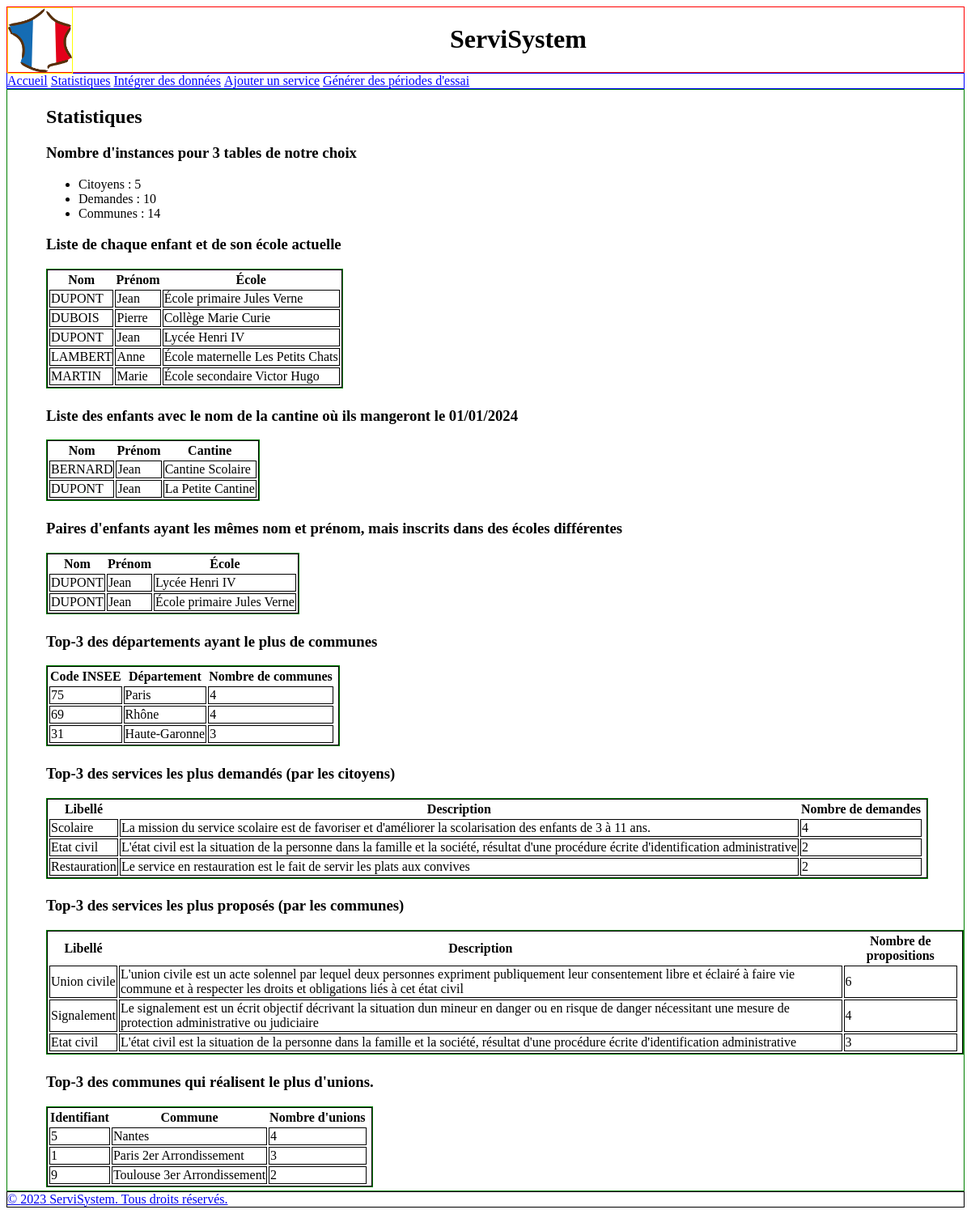
/index.php?page=statistiques, run on the app's committed database.
### tables this page shows
CREATE TABLE Inscrit(
	idInscrit INT AUTO_INCREMENT,
   nom VARCHAR(50),
   prénom VARCHAR(50),
   classe VARCHAR(50),
   premiereInscription BOOLEAN ,
   idLieu INT NOT NULL,
   PRIMARY KEY(idInscrit),
   FOREIGN KEY(nom, prénom) REFERENCES Enfant(nom, prénom),
   FOREIGN KEY(idLieu) REFERENCES École(idLieu)
)DEFAULT CHARSET=utf8;

CREATE TABLE Manger(
   nom VARCHAR(50),
   prénom VARCHAR(50),
   périodeDonnée DATE,
   nbJoursAbsence INT,
   dateC DATE NOT NULL,
   PRIMARY KEY(nom, prénom),
   FOREIGN KEY(nom, prénom) REFERENCES Enfant(nom, prénom),
   FOREIGN KEY(dateC) REFERENCES Période(dateC)
)DEFAULT CHARSET=utf8;

CREATE TABLE Enfant(
   nom VARCHAR(50),
   prénom VARCHAR(50),
   nom_C VARCHAR(50),
   adresse VARCHAR(100),
   FOREIGN KEY(nom_C, adresse) REFERENCES Cantine(nom, adresse),
   PRIMARY KEY(nom, prénom)
)DEFAULT CHARSET=utf8;

CREATE TABLE Commune(
   idCommune INT AUTO_INCREMENT ,
   codePostal INT,
   nom VARCHAR(50),
   coordonnées TEXT(100),
   codeINSEE_3 INT(100),
   adresseMairie TEXT(100),
    codeINSEE_2 INT,
   PRIMARY KEY(idCommune),
   FOREIGN KEY(codeINSEE_2) REFERENCES Département(codeINSEE_2)
)DEFAULT CHARSET=utf8;

### inc/includes.php (called while the page is built, shortened)
<?php
$nomSite = "ServiSystem";
$styleCSS = "css/style.css";
?>

### modele/modele.php (called while the page is built, shortened)
<?php
function countInstances($connexion, $nomTable) {
	$requete = "SELECT COUNT(*) AS nb FROM $nomTable";
	$res = mysqli_query($connexion, $requete);
	if($res != FALSE) {
		$row = mysqli_fetch_assoc($res);
		return $row['nb'];
	}
	return -1;
}
function getChildsAndSchool($connexion) {
	$requete = "SELECT I.nom, I.prénom, Ec.nom école FROM Inscrit I RIGHT OUTER JOIN École Ec ON I.idLieu= Ec.idLieu";
	$res = mysqli_query($connexion, $requete);
	$liste = mysqli_fetch_all($res, MYSQLI_ASSOC);
	return $liste;
}
function getChildsAndCanteen($connexion, $date) {
	$requete = "SELECT M.nom, M.prénom, E.nom_C cantine FROM `Manger` M NATURAL JOIN `Enfant` E WHERE dateC = '" . formatDate($date) . "'";
	$res = mysqli_query($connexion, $requete);
	$instances = mysqli_fetch_all($res, MYSQLI_ASSOC);
	return $instances;
}
function getHomonymsAndSchool($connexion) {
	$requete = "SELECT I1.nom, I1.prénom , E.nom école FROM Inscrit I1 INNER JOIN Inscrit I2 INNER JOIN École E ON I1.nom = I2.nom AND I1.prénom = I2.prénom AND I1.idLieu != I2.idLieu WHERE I1.idLieu = E.idLieu";
	$res = mysqli_query($connexion, $requete);
	$instances = mysqli_fetch_all($res, MYSQLI_ASSOC);
	return $instances;
}
function getTop3Departments($connexion) {
	$requete = "SELECT D.codeINSEE_2 codeINSEE, D.nom nomDépartement, COUNT(C.idCommune) nbCommunes FROM Département D LEFT JOIN Commune C ON D.codeINSEE_2 = C.codeINSEE_2 GROUP BY D.codeINSEE_2, D.nom ORDER BY nbCommunes DESC LIMIT 3";
	$res = mysqli_query($connexion, $requete);
	$instances = mysqli_fetch_all($res, MYSQLI_ASSOC);
	return $instances;
}
function getTop3RequestedServices($connexion) {
	$requete = "SELECT D.libellé, S.description, COUNT(E.idDemande) nbDemandes FROM Demande D JOIN Effectuer E ON D.idDemande = E.idDemande NATURAL JOIN Service S GROUP BY D.libellé ORDER BY nbDemandes DESC LIMIT 3";
	$res = mysqli_query($connexion, $requete);
	$instances = mysqli_fetch_all($res, MYSQLI_ASSOC);
	return $instances;
}
function getTop3OfferedServices($connexion) {
	$requete = "SELECT P.libellé,S.description, COUNT(P.idCommune) AS nbServices FROM Proposer P NATURAL JOIN  Service S WHERE P.libellé= S.libellé GROUP BY P.libellé ORDER BY nbServices DESC LIMIT 3";
	$res = mysqli_query($connexion, $requete);
	$instances = mysqli_fetch_all($res, MYSQLI_ASSOC);
	return $instances;
}
function getTop3Municipalities($connexion) {
	$requete = "SELECT C.idCommune, C.nom commune, COUNT(UC.idDemande) AS nbUnions FROM Commune C JOIN Proposer P ON C.idCommune = P.idCommune JOIN Service S ON P.libellé = S.libellé JOIN Demande D ON S.libellé = D.libellé JOIN Union_civile UC ON D.idDemande = UC.idDemande GROUP BY C.idCommune, C.nom ORDER BY nbUnions DESC LIMIT 3 ";
	$res = mysqli_query($connexion, $requete);
	$instances = mysqli_fetch_all($res, MYSQLI_ASSOC);
	return $instances;
}
function formatDate($date) {
	$year = $date->format('Y');
	$month = $date->format('m');
	$day = $date->format('d');
	return "$year-$month-$day";
}
?>

### controleurs/controleurStatistiques.php (called while the page is built, shortened)
<?php
    $nbCitoyens = countInstances($connexion, "Citoyen");
    $nbDemandes = countInstances($connexion, "Demande");
    $nbCommunes = countInstances($connexion, "Commune");
    $listeEnfantsEcole = getChildsAndSchool($connexion);
    $listeEnfantsCantine = getChildsAndCanteen($connexion, new DateTime('2024-01-01'));
    $listeHomonymesEcole = getHomonymsAndSchool($connexion);
    $topDepartements = getTop3Departments($connexion);
    $topRequestedServices = getTop3RequestedServices($connexion);
    $topOfferedServices = getTop3OfferedServices($connexion);
    $topMunicipalities = getTop3Municipalities($connexion);
?>

### vues/vueStatistiques.php (the view)
<h2>Statistiques</h2>
<h3>Nombre d'instances pour 3 tables de notre choix</h3>
<ul>
    <li>Citoyens : <?= $nbCitoyens ?></li>
    <li>Demandes : <?= $nbDemandes ?></li>
    <li>Communes : <?= $nbCommunes ?></li>
</ul>
<h3>Liste de chaque enfant et de son école actuelle</h3>
<div class="tableau">
    <table>
        <tr>
            <th>Nom</th>
            <th>Prénom</th>
            <th>École</th>
        </tr>
        <?php foreach($listeEnfantsEcole as $enfant) { ?>
            <tr>
                <td><?= strtoupper($enfant['nom']) ?></td>
                <td><?= $enfant['prénom'] ?></td>
                <td><?= $enfant['école'] ?></td>
            </tr>
        <?php } ?>
    </table>
</div>
<h3>Liste des enfants avec le nom de la cantine où ils mangeront le 01/01/2024</h3>
<div class="tableau">
    <table>
        <tr>
            <th>Nom</th>
            <th>Prénom</th>
            <th>Cantine</th>
        </tr>
        <?php foreach($listeEnfantsCantine as $enfant) { ?>
            <tr>
                <td><?= strtoupper($enfant['nom']) ?></td>
                <td><?= $enfant['prénom'] ?></td>
                <td><?= $enfant['cantine'] ?></td>
            </tr>
        <?php } ?>
    </table>
</div>
<h3>Paires d'enfants ayant les mêmes nom et prénom, mais inscrits dans des écoles différentes</h3>
<div class="tableau">
    <table>
        <tr>
            <th>Nom</th>
            <th>Prénom</th>
            <th>École</th>
        </tr>
        <?php foreach($listeHomonymesEcole as $enfant) { ?>
            <tr>
                <td><?= strtoupper($enfant['nom']) ?></td>
                <td><?= $enfant['prénom'] ?></td>
                <td><?= $enfant['école'] ?></td>
            </tr>
        <?php } ?>
    </table>
</div>
<h3>Top-3 des départements ayant le plus de communes</h3>
<div class="tableau">
    <table>
        <tr>
            <th>Code INSEE</th>
            <th>Département</th>
            <th>Nombre de communes<th>
        </tr>
        <?php foreach($topDepartements as $department) { ?>
            <tr>
                <td><?= $department['codeINSEE'] ?></td>
                <td><?= $department['nomDépartement'] ?></td>
                <td><?= $department['nbCommunes'] ?></td>
            </tr>
        <?php } ?>
    </table>
</div>
<h3>Top-3 des services les plus demandés (par les citoyens)</h3>
<div class="tableau">
    <table>
        <tr>
            <th>Libellé</th>
            <th>Description</th>
            <th>Nombre de demandes<th>
        </tr>
        <?php foreach($topRequestedServices as $service) { ?>
            <tr>
                <td><?= $service['libellé'] ?></td>
                <td><?= $service['description'] ?></td>
                <td><?= $service['nbDemandes'] ?></td>
            </tr>
        <?php } ?>
    </table>
</div>
<h3>Top-3 des services les plus proposés (par les communes)</h3>
<div class="tableau">
    <table>
        <tr>
            <th>Libellé</th>
            <th>Description</th>
            <th>Nombre de propositions<th>
        </tr>
        <?php foreach($topOfferedServices as $service) { ?>
            <tr>
                <td><?= $service['libellé'] ?></td>
                <td><?= $service['description'] ?></td>
                <td><?= $service['nbServices'] ?></td>
            </tr>
        <?php } ?>
    </table>
</div>
<h3>Top-3 des communes qui réalisent le plus d'unions.</h3>
<div class="tableau">
    <table>
        <tr>
            <th>Identifiant</th>
            <th>Commune</th>
            <th>Nombre d'unions<th>
        </tr>
        <?php foreach($topMunicipalities as $municipality) { ?>
            <tr>
                <td><?= $municipality['idCommune'] ?></td>
                <td><?= $municipality['commune'] ?></td>
                <td><?= $municipality['nbUnions'] ?></td>
            </tr>
        <?php } ?>
    </table>
</div>

### index.php (shortened to what this page needs)
<?php
require('inc/routes.php');
require('inc/includes.php');
require_once('modele/modele.php');
?>
<!DOCTYPE html>
<html>
<head>
    <link href="<?= $styleCSS ?>" rel="stylesheet" media="all" type="text/css">
</head>
<body>
    <?php include($pathHeader); ?>
    <div id="divCentral">
		<?php include($pathMenu); ?>
		<main>
		<?php
		$controleur = $controleurAccueil;
		$vue = $vueAccueil;
		if(isset($_GET['page'])) {
			$nomPage = $_GET['page'];
			if(isset($routes[$nomPage])) {
				$controleur = $routes[$nomPage]['controleur'];
				$vue = $routes[$nomPage]['vue'];
			}
		}
		include('controleurs/' . $controleur . '.php');
		include('vues/' . $vue . '.php');
		?>
		</main>
	</div>
    <?php include($pathFooter); ?>
</body>
</html>

### static/header.php
<header>
    <a href="index.php">
	    <img id="logo" src="img/logo.png">
    </a>
	<h1><?= $nomSite ?></h1>
</header>

### static/menu.php
<nav>
	<a href="index.php">Accueil</a>
	<a href="index.php?page=statistiques">Statistiques</a>
	<a href="index.php?page=afficher">Intégrer des données</a>
	<a href="index.php?page=ajouter">Ajouter un service</a>
	<a href="index.php?page=afficher">Générer des périodes d'essai</a>
</nav>

### static/footer.php
<footer>
	<span><a href="https://perso.liris.cnrs.fr/fabien.duchateau/bdw" target="_blank" alt="Page BDW1">© <?php print date("Y"); ?> <?= $nomSite ?>. Tous droits réservés.</a></span>
</footer>

### css/style.css (style rules this page uses)
body { background-color: white; }
#logo { border: 1px solid yellow; height: 100%; width: auto; float: left; }
header { border: 1px solid red; text-align: center; height: 10vh; }
#divCentral { justify-content: space-between; align-items: stretch; margin: auto; box-sizing: border-box; height: 100%; }
nav { border: 1px solid blue; }
nav a { color: #0000FF; display: inline-block; }
main { border: 1px solid green; background-color: #FFFFFF; padding-left: 3em; }
footer { border: 1px solid black; justify-content: space-around; }
.tableau { border: 1px solid green; overflow: auto; height: auto; max-height: 30vh; display: inline-block; }
table { border: 1px solid black; }
td { border: 1px solid black; margin: 0; }

### data on the page
inscrit: nom "DUPONT", prénom "Jean", idLieu.nom "École primaire Jules Verne"
inscrit: nom "DUBOIS", prénom "Pierre", idLieu.nom "Collège Marie Curie"
inscrit: nom "DUPONT", prénom "Jean", idLieu.nom "Lycée Henri IV"
inscrit: nom "LAMBERT", prénom "Anne", idLieu.nom "École maternelle Les Petits Chats"
inscrit: nom "MARTIN", prénom "Marie", idLieu.nom "École secondaire Victor Hugo"
manger: nom "BERNARD", prénom "Jean", enfant.nom_C "Cantine Scolaire"
manger: nom "DUPONT", prénom "Jean", enfant.nom_C "La Petite Cantine"
département: codeINSEE_2 "75", nom "Paris", nbCommunes "4"
département: codeINSEE_2 "69", nom "Rhône", nbCommunes "4"
département: codeINSEE_2 "31", nom "Haute-Garonne", nbCommunes "3"
commune: idCommune "5", nom "Nantes", nbUnions "4"
commune: idCommune "1", nom "Paris 2er Arrondissement", nbUnions "3"
commune: idCommune "9", nom "Toulouse 3er Arrondissement", nbUnions "2"

### other printed values
$nomSite "ServiSystem"
$nbCitoyens "5"
$nbDemandes "10"
$nbCommunes "14"
$service['libellé'] "Scolaire"
$service['description'] "La mission du service scolaire est de favoriser et d'améliorer la scolarisation des enfants de 3 à 11 ans."
$service['nbDemandes'] "4"
$service['libellé'] "Etat civil"
$service['description'] "L'état civil est la situation de la personne dans la famille et la société, résultat d'une procédure écrite d'identification administrative"
$service['nbDemandes'] "2"
$service['libellé'] "Restauration"
$service['description'] "Le service en restauration est le fait de servir les plats aux convives"
$service['libellé'] "Union civile"
$service['nbServices'] "6"
$service['libellé'] "Signalement"
